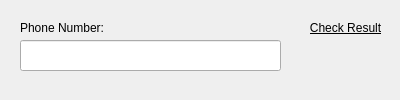
<?xml version="1.0" encoding="UTF-8"?>
<ui version="4.0">
 <class>phoneNumberCheckClass</class>
 <widget class="QWidget" name="phoneNumberCheckClass">
  <property name="geometry">
   <rect>
    <x>0</x>
    <y>0</y>
    <width>400</width>
    <height>100</height>
   </rect>
  </property>
  <property name="minimumSize">
   <size>
    <width>400</width>
    <height>100</height>
   </size>
  </property>
  <property name="windowTitle">
   <string>phoneNumberCheck</string>
  </property>
  <widget class="QLineEdit" name="lineEdit">
   <property name="geometry">
    <rect>
     <x>20</x>
     <y>40</y>
     <width>261</width>
     <height>31</height>
    </rect>
   </property>
  </widget>
  <widget class="QLabel" name="label">
   <property name="geometry">
    <rect>
     <x>306</x>
     <y>40</y>
     <width>71</width>
     <height>31</height>
    </rect>
   </property>
   <property name="font">
    <font>
     <pointsize>10</pointsize>
    </font>
   </property>
   <property name="text">
    <string/>
   </property>
   <property name="alignment">
    <set>Qt::AlignCenter</set>
   </property>
  </widget>
  <widget class="QLabel" name="label_2">
   <property name="geometry">
    <rect>
     <x>20</x>
     <y>20</y>
     <width>181</width>
     <height>16</height>
    </rect>
   </property>
   <property name="text">
    <string>Phone Number:</string>
   </property>
  </widget>
  <widget class="QLabel" name="label_3">
   <property name="geometry">
    <rect>
     <x>310</x>
     <y>20</y>
     <width>71</width>
     <height>16</height>
    </rect>
   </property>
   <property name="font">
    <font>
     <underline>true</underline>
    </font>
   </property>
   <property name="text">
    <string>Check Result</string>
   </property>
   <property name="alignment">
    <set>Qt::AlignCenter</set>
   </property>
  </widget>
 </widget>
 <layoutdefault spacing="6" margin="11"/>
 <resources>
  <include location="phoneNumberCheck.qrc"/>
 </resources>
 <connections/>
</ui>
